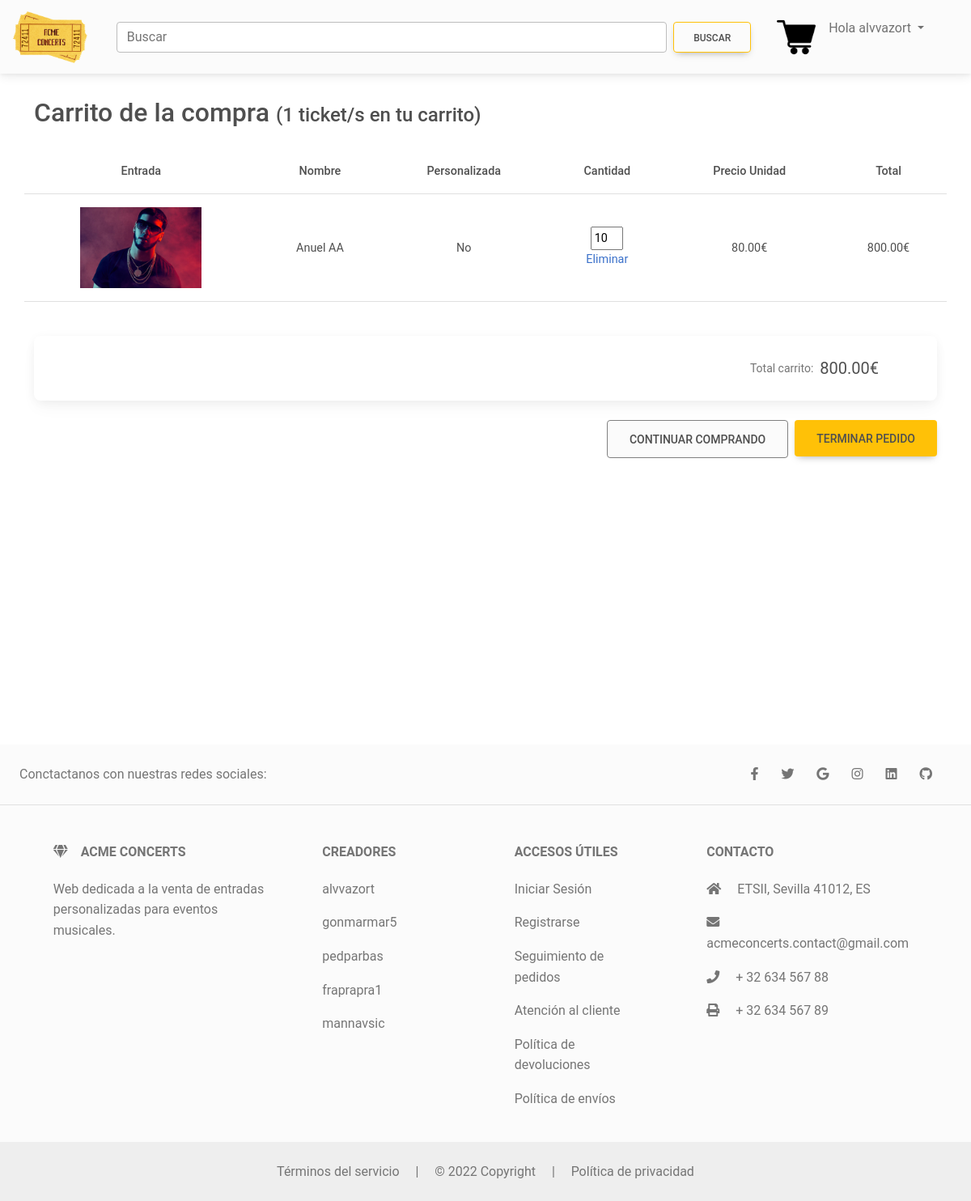
The app's page /cart/ (signed in) with its own data.
### main/models.py (models this page shows, shortened)
class OrderTicket(models.Model):
    COLOR = (
        ('W', 'Blanco'),('B', 'Negro'), ('G', 'Verde')
    )
    TYPING = (
        ('CS', 'Comic sans'), ('A', 'Arial'), ('C', 'Calibri')
    )
    MODEL = (
    ('1', 'Modelo 1'), ('2', 'Modelo 2'), ('3', 'Modelo 3')
    )
    id = models.AutoField(primary_key=True)
    user = models.ForeignKey(settings.AUTH_USER_MODEL,
                             on_delete=models.CASCADE,null=True)
    ordered = models.BooleanField(default=False)
    ticket = models.ForeignKey(Ticket, on_delete=models.CASCADE)
    quantity = models.IntegerField(default=1)
    order = models.ForeignKey(Order, on_delete=models.CASCADE, null=True)
    customized = models.BooleanField(default=False)
    model = models.IntegerField(default=0,choices=MODEL, null=True)
    color = models.CharField(default='W', choices=COLOR, max_length=30, null=True)
    typing = models.CharField(default='CS', choices=TYPING, max_length=30, null=True)

class Ticket(models.Model):
    ordering = ['-slug']
    title = models.CharField(max_length=100)
    price = models.FloatField()
    price_customized = models.FloatField()
    location= models.CharField(max_length=100, default="No definido")
    category = models.CharField(choices=CATEGORY, max_length=2)
    slug = models.SlugField()
    description = models.TextField()
    image = models.ImageField(upload_to= 'images/tickets/')
    date = models.DateTimeField()
    stock = models.PositiveIntegerField(default=10)
    def get_absolute_url(self):
        return reverse("main:ticket", kwargs={
            'slug': self.slug
        })

### cart/views.py (the view)
# urls.py: path('', views.CartSummaryView.as_view(), name='cart'),
class CartSummaryView(View):
    def get(self, *args, **kwargs):
        try:
            order,created = Order.objects.get_or_create(user = self.request.user, ordered = False)
            tickets = OrderTicket.objects.filter(order=order)
            context = {
                'object' : order,
                'tickets' : tickets,
                'tickets_num' : len(tickets),
                'MEDIA_URL' : settings.MEDIA_URL
            }
            return render(self.request, 'cart.html', context)
        except:
            return redirect("/accounts/login")

### cart/templates/cart.html (shortened to what this page needs)
{% extends "base.html" %}
{% block content %}
  <section class="vh-100">
    <div class="container h-100">
      <div class="row d-flex justify-content-center align-items-center h-80">
        <div class="col">
          <p><span class="h2">Carrito de la compra </span><span class="h4">({{tickets_num}} ticket/s en tu carrito)</span></p>
              <div class="row align-items-center">
                <table class="table">
                  <thead>
                    <tr>
                      <th style="text-align: center;" scope="col">Entrada</th>
                      <th style="text-align: center;" scope="col">Nombre</th>
                      <th style="text-align: center;" scope="col">Personalizada</th>
                      <th style="text-align: center;" scope="col">Cantidad</th>
                      <th style="text-align: center;" scope="col">Precio Unidad</th>
                      <th style="text-align: center;" scope="col">Total</th>
                    </tr>
                  </thead>
                  <tbody>
                {% for ticket in tickets %}
                  <div class="card" style="width: 80vw; background-color:gray; margin-bottom: 10px;">
                    <tr style="text-align: center;">
                      <th scope="row">
                        <a href="{{ticket.ticket.get_absolute_url}}">
                          <img src="{{MEDIA_URL}}{{ticket.ticket.image}}"
                          class="img-fluid" style="object-fit: cover; width: 150px;height: 100px;"  alt="Generic placeholder image">
                        </a></th>
                      <td style="text-align: center; vertical-align: middle;" >{{ ticket.ticket.title }}</td>
                        {% if ticket.customized  %}
                          <td style="text-align: right: vertical-align:middle;">
                            <p>Modelo: {{ticket.get_model_display}}</p>
                            <p>Color: {{ticket.get_color_display}}</p>
                            <p>Tipografía: {{ticket.get_typing_display}}</p>
                        {% else %}
                          <td style="text-align: center; vertical-align: middle;">
                            No
                        {% endif %}
                        </td>
                      <td style="text-align: center; vertical-align: middle;">
                        <input name="{{ ticket.ticket.slug }}" class="quantity" style="text-align: center; width:40px;" type="number" value="{{ ticket.quantity }}" min="1" max="{{ ticket.ticket.stock }}">
                        <br>
                        <a href="{% url 'main:remove-from-cart' ticket.ticket.slug%}">Eliminar</a>
                      </td>
                      {% if ticket.customized  %}
                        <td class="price_unit" style="text-align: center; vertical-align: middle;">{{ ticket.ticket.price_customized }}0€</td>
                      {% else %}
                        <td class="price_unit" style="text-align: center; vertical-align: middle;">{{ ticket.ticket.price }}0€</td>
                      {% endif %}
                      <td class="price" id="{{forloop.counter0}}" style="text-align: center; vertical-align: middle;"></td>
                    </tr>
                  </div>
                {% endfor %}
                </tbody>
              </table>
              </div>
            </div>
          </div>
          <br>
          <div class="card mb-4">
            <div class="card-body p-4">
              <div class="float-end">
                <p class="mb-0 me-5 d-flex align-items-center">
                  <span class="small text-muted me-2">Total carrito:</span>
                  <span id="total_price" class="lead fw-normal"></span>
                </p>
              </div>
            </div>
          </div>
          <div class="d-flex justify-content-end">
            <a href="/">
              <button type="button" class="btn btn-light btn-lg me-2" style="  border: 1px solid gray;">
              Continuar Comprando</button></a>
            {% if tickets_num == 0%}
              <a>
                <button disabled type="button" style="background-color:#ffc107;"class="btn  btn-lg">Terminar pedido</button>
              </a>
            {% else %}
              <a href="checkout">
                <button type="button" style="background-color:#ffc107;"class="btn  btn-lg">Terminar pedido</button>
              </a>
            {% endif %}
          </div>
        </div>
  </section>
  {% endblock content %}

### main/templates/base.html (shortened to what this page needs)
{% load static %}
<!DOCTYPE html>
<html>
    <head>
        <link rel="stylesheet" href="https://use.fontawesome.com/releases/v5.8.1/css/all.css">
        <link rel="stylesheet" href="/static/css/bootstrap.min.css" media="screen">
        <link rel="stylesheet" href="/static/css/styles.css" type="text/css">
        <link href="{% static 'css/mdb.min.css' %}" rel="stylesheet">
    </head>
    <body>
        <header class="fixed-top">
            <nav class="navbar navbar-expand-lg navbar-light bg-light">
                <a class="navbar-brand" href="/"><img id="logo" src="/resources/images/logo.png" class="" alt="Acme Concerts"></a>
                <form id="search-bar" class="align-self-md-center d-inline-flex form-control p-0 m-3 bg-light border-0" method="get">
                  <input class="form-control mr-sm-2" type="search" placeholder="Buscar" aria-label="Buscar" name="buscador" value ="{{ request.GET.buscador }}">
                  <button class="btn my-2 my-sm-0 m-2" style="border: 1px solid rgb(255, 193, 7);" type="submit" id="search-button">Buscar</button>
                </form>
                <div class="collapse navbar-collapse align-content-center" id="navbarSupportedContent">
                  <ul class="navbar-nav mr-auto">
                    <li class="nav-item">
                      <a href="/cart" class="nav-link d-inline-block"><img id="cart" src="/static/icons/shopping-cart.png" class="" alt="Mi carrito"></a>
                    </li>
                    {% if user.is_authenticated %}
                      <li style="margin-right:50px" class="nav-item dropdown">
                        <a class="nav-link dropdown-toggle" href="#" id="navbarDropdown" role="button" data-toggle="dropdown" aria-haspopup="true" aria-expanded="false">
                          Hola {{user}}
                        </a>
                      </li>
                    {% else %}
                    <li class="nav-item">
                      <a id="{{user}}" class="nav-link" href="/accounts/login">Iniciar sesión</a>
                    </li>
                    {% endif %}
                  </ul>
                </div>
              </nav>
        </header>
        {% block content %}
        {% endblock content %}
        <footer class="text-center text-lg-start bg-light text-muted ">
          <section class="d-flex justify-content-center justify-content-lg-between p-4 border-bottom">
            <div class="me-5 d-none d-lg-block">
              <span>Conctactanos con nuestras redes sociales:</span>
            </div>
            <div>
              <a href="" class="me-4 text-reset">
                <i class="fab fa-facebook-f"></i>
              </a>
              <a href="" class="me-4 text-reset">
                <i class="fab fa-twitter"></i>
              </a>
              <a href="" class="me-4 text-reset">
                <i class="fab fa-google"></i>
              </a>
              <a href="" class="me-4 text-reset">
                <i class="fab fa-instagram"></i>
              </a>
              <a href="" class="me-4 text-reset">
                <i class="fab fa-linkedin"></i>
              </a>
              <a href="https://github.com/AcmeConcerts" class="me-4 text-reset">
                <i class="fab fa-github"></i>
              </a>
            </div>
          </section>
          <section class="">
            <div class="container text-center text-md-start mt-5">
              <div class="row mt-3">
                <div class="col-md-3 col-lg-4 col-xl-3 mx-auto mb-4">
                  <h6 class="text-uppercase fw-bold mb-4">
                    <i class="fas fa-gem me-3"></i>Acme Concerts
                  </h6>
                  <p>
                    Web dedicada a la venta de entradas personalizadas para eventos musicales.
                  </p>
                </div>
                <div class="col-md-2 col-lg-2 col-xl-2 mx-auto mb-4">
                  <h6 class="text-uppercase fw-bold mb-4">
                    Creadores
                  </h6>
                  <p>
                    <a href="https://github.com/alvvazort" class="text-reset">alvvazort</a>
                  </p>
                  <p>
                    <a href="#!" class="text-reset">gonmarmar5</a>
                  </p>
                  <p>
                    <a href="#!" class="text-reset">pedparbas</a>
                  </p>
                  <p>
                    <a href="https://github.com/Galeon2098" class="text-reset">fraprapra1</a>
                  </p>
                  <p>
                    <a href="#!" class="text-reset">mannavsic</a>
                  </p>
                </div>
                <div class="col-md-3 col-lg-2 col-xl-2 mx-auto mb-4">
                  <h6 class="text-uppercase fw-bold mb-4">
                    Accesos útiles
                  </h6>
                  <p>
                    <a href="/accounts/login" class="text-reset">Iniciar Sesión</a>
                  </p>
                  <p>
                    <a href="/accounts/signup" class="text-reset">Registrarse</a>
                  </p>
                  <p>
                    <a href="/cart/order-summary" class="text-reset">Seguimiento de pedidos</a>
                  </p>
                  <p>
                    <a href="/contacto" class="text-reset">Atención al cliente</a>
                  </p>
                  <p>
                    <a href="/politica-devoluciones" class="text-reset">Política de devoluciones</a>
                  </p>
                  <p>
                    <a href="/politica-envios" class="text-reset">Política de envíos</a>
                  </p>
                </div>
                <div class="col-md-4 col-lg-3 col-xl-3 mx-auto mb-md-0 mb-4">
                  <h6 class="text-uppercase fw-bold mb-4">Contacto</h6>
                  <p><i class="fas fa-home me-3"></i> ETSII, Sevilla 41012, ES</p>
                  <p>
                    <i class="fas fa-envelope me-3"></i>
                    acmeconcerts.contact@gmail.com
                  </p>
                  <p><i class="fas fa-phone me-3"></i> + 32 634 567 88</p>
                  <p><i class="fas fa-print me-3"></i> + 32 634 567 89</p>
                </div>
              </div>
            </div>
          </section>
          <div class="text-center p-4" style="background-color: rgba(0, 0, 0, 0.05);">
            <a class="text-reset" href="/terminos_servicio">Términos del servicio</a>
            <a>|</a>
            <a>© 2022 Copyright</a>
            <a>|</a>
            <a class="text-reset" href="/privacidad">Política de privacidad</a>
          </div>
        </footer>
    </body>
</html>

### main/static/css/styles.css (style rules this page uses)
#search-bar { display: flex; align-self: center; columns: 2; }
#search-button { margin-left: 1 rem; }
#cart { max-height: 3rem; }
#logo { max-height: 4rem; margin-left: 1rem; }

### records on screen
OrderTicket: ticket.image (picture), ticket "Anuel AA", customized "No", quantity "10", ticket.price "80.0"

### other values on screen
{{ user }} "alvvazort"
{{ tickets_num }} "1"
